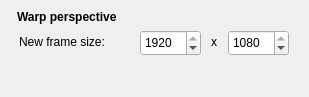
<?xml version="1.0" encoding="UTF-8"?>
<ui version="4.0">
 <class>Dialoghomography</class>
 <widget class="QDialog" name="Dialoghomography">
  <property name="geometry">
   <rect>
    <x>0</x>
    <y>0</y>
    <width>309</width>
    <height>97</height>
   </rect>
  </property>
  <property name="windowTitle">
   <string>homography</string>
  </property>
  <widget class="QLabel" name="label">
   <property name="geometry">
    <rect>
     <x>17</x>
     <y>9</y>
     <width>131</width>
     <height>17</height>
    </rect>
   </property>
   <property name="text">
    <string>&lt;html&gt;&lt;head/&gt;&lt;body&gt;&lt;p&gt;&lt;span style=&quot; font-weight:600;&quot;&gt;Warp perspective&lt;/span&gt;&lt;/p&gt;&lt;/body&gt;&lt;/html&gt;</string>
   </property>
  </widget>
  <widget class="QSpinBox" name="spinBox_vertical">
   <property name="geometry">
    <rect>
     <x>228</x>
     <y>30</y>
     <width>61</width>
     <height>26</height>
    </rect>
   </property>
   <property name="maximum">
    <number>1080</number>
   </property>
   <property name="value">
    <number>1080</number>
   </property>
  </widget>
  <widget class="QLabel" name="label_3">
   <property name="geometry">
    <rect>
     <x>211</x>
     <y>33</y>
     <width>21</width>
     <height>17</height>
    </rect>
   </property>
   <property name="text">
    <string>x</string>
   </property>
  </widget>
  <widget class="QLabel" name="label_2">
   <property name="geometry">
    <rect>
     <x>19</x>
     <y>33</y>
     <width>121</width>
     <height>17</height>
    </rect>
   </property>
   <property name="text">
    <string>New frame size:</string>
   </property>
  </widget>
  <widget class="QSpinBox" name="spinBox_horizontal">
   <property name="geometry">
    <rect>
     <x>140</x>
     <y>30</y>
     <width>61</width>
     <height>26</height>
    </rect>
   </property>
   <property name="maximum">
    <number>1920</number>
   </property>
   <property name="value">
    <number>1920</number>
   </property>
  </widget>
 </widget>
 <resources/>
 <connections/>
</ui>
